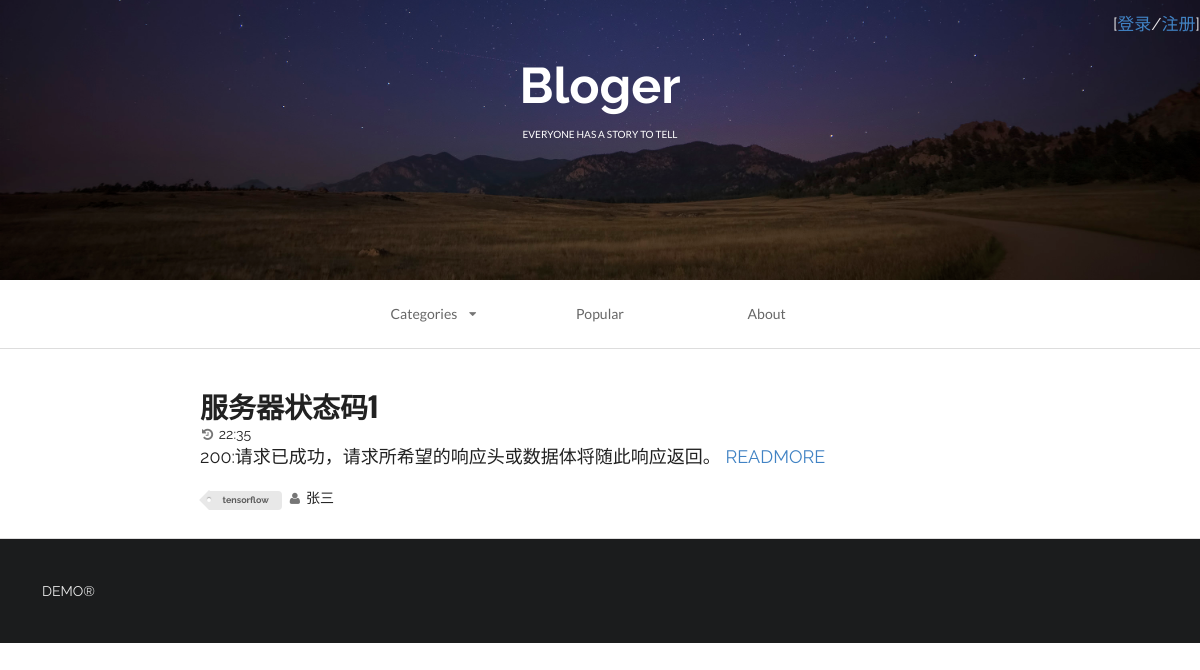
Screenshot of /web/xiangxi/?nid=4 with the database file from the repository.
### web/models.py (models this page shows, shortened)
class Article(models.Model):
    title = models.CharField(max_length=255)
    content = models.TextField()
    create_time = models.TimeField(auto_now_add=True,null=True)
    author = models.ForeignKey("UserInfo",to_field="id")
    category = models.ForeignKey("Category",to_field="id")
    article_type = models.ForeignKey("ArticleType",to_field="id")

class Category(models.Model):
    caption = models.CharField(max_length=16)
    def __str__(self):
        return self.caption

class UserInfo(models.Model):
    username = models.CharField(max_length=32,verbose_name='用户名',unique=True)
    password = models.CharField(max_length=64,verbose_name='密码')
    email = models.EmailField(verbose_name='邮箱')
    def __str__(self):
        return self.username

### web/views.py (the view)
def Xiangxi(reuqest):
    if reuqest.method == "GET":
        if reuqest.session.get('is_login',None): # 验证是否登陆，如果登陆无需再次登陆
            categorylist=Category.objects.all()
            id = reuqest.GET.get("nid")
            print(id)
            article_list = Article.objects.filter(category_id=id)
            return render(reuqest,"xiangxi.html",{"user":reuqest.session['user'],
                                                  "categorylist":categorylist,
                                                "article_list":article_list})
        else:
            categorylist = Category.objects.all()
            id = reuqest.GET.get("nid")
            print(id)
            article_list = Article.objects.filter(category_id=id)
            return render(reuqest, "xiangxi.html", {"user": None,
                                                    "categorylist": categorylist,
                                                    "article_list": article_list})

### templates/xiangxi.html (shortened to what this page needs)
<!DOCTYPE html>
<html>
    <head>
        <link rel="stylesheet" href="/static/css/semantic.css"  media="screen" title="no title" charset="utf-8">
    </head>
    <body>
        <div class="ui inverted vertical  segment masthead">
            <span class="span_userinfo">
                {% if user is None %}
                    [<a href="/web/login/" >登录</a>/<a href="/web/signup/">注册</a>]
                {% else %}
                    [<a href="/web/home/">{{ user }}</a>/<a href="/web/logout/">登出</a>]
                {% endif %}
            </span>
            <h1 class="ui center aligned header blogslogon" style="font-size:50px;font-family: 'Raleway', sans-serif!important;">
                Bloger
                <p class="ui sub header">
                    everyone has a story to tell
                </p>
            </h1>
        </div>
        <div class="ui container nav">
            <div class="ui borderless text three item menu ">
                <div class="ui simple dropdown  item">
                    Categories
                    <i class="dropdown icon"></i>
                </div>
                <a class="item">
                    Popular
                </a>
                <a class="item">
                    About
                </a>
            </div>
        </div>
        <div class="ui divider"></div>
        <div class="ui  vertical segment">
            {% for row in article_list %}
                 <div class="ui container vertical segment">
                    <a href="#">
                        <h1 class="ui header">
                            {{ row.title }}
                        </h1>
                    </a>
                    <i class="icon grey small history"></i>{{ row.create_time }}
                    <p>
                        {{ row.content|truncatewords:100 }}
                        <a href="#">
                            <a class="angle tiny double grey right icon">READMORE</a>
                        </a>
                    </p>
                    <div class="ui mini  tag label">
                        {{ row.category }}
                    </div>
                     <i class="icon grey small user"></i>{{ row.author}}
                </div>
            {% endfor %}
        </div>
        <div class="ui inverted  vertical very padded  segment">
            DEMO®
        </div>
    </body>
</html>

### templates/xiangxi.html (style rules this page uses)
h1 { font-family:'Oswald', sans-serif!important; font-size:40px; }
body { font-family: 'Raleway', sans-serif; }
p { font-family: 'Raleway', sans-serif; font-size:18px; }
.ui.vertical.segment.masthead { height: 280px; background: url("/static/images/star_banner.jpg"); background-size: cover; background-position: 100% 80%; }
.ui.container.segment { width: 800px; }
.ui.center.aligned.header.blogslogon { margin-top: 40px; }
.ui.center.aligned.header.blogslogon p { margin-top: 10px; color: white; font-size: 10px; }
.ui.container.nav { width: 500px; }
.span_userinfo { float:right; font-size:17px; font-family:'Raleway',sans-serif!important; }

### rows the page displays
Article: title "服务器状态码1", create_time "22:35", content "200:请求已成功，请求所希望的响应头或数据体将随此响应返回。", category "tensorflow", author "张三"
